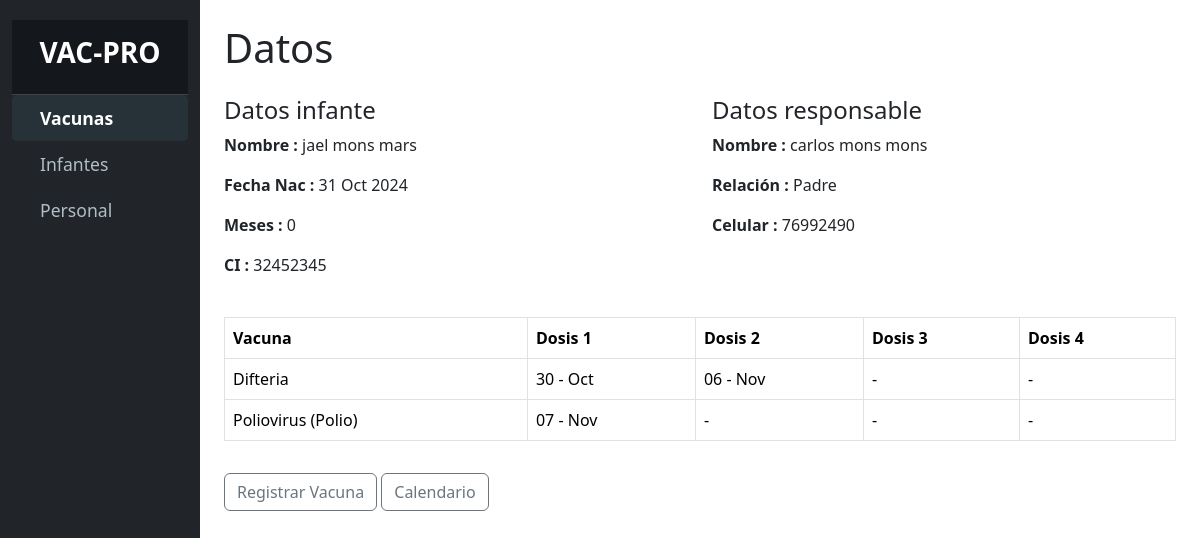
The page /informacion_infante.php?id=1 on the database its author committed.
### informacion_infante.php (the view, shortened to what this page needs)
<?php
include_once 'conexion.php';
$id_infante = $_GET['id'] ?? null;
$query = "SELECT id, nombre, apellido_paterno, apellido_materno, fecha_nacimiento, numero_cedula_identidad,
                 nombre_responsable, apellido_paterno_tutor, apellido_materno_tutor, numero_cedula_tutor, telefono_tutor, relacion
          FROM niños WHERE id = ?";
$stmt = $conn->prepare($query);
$stmt->bind_param("i", $id_infante);
$stmt->execute();
$result = $stmt->get_result();
$infante = $result->fetch_assoc();
function calcularEdadEnMeses($fechaNacimiento)
{
    $fechaActual = new DateTime();
    $fechaNac = new DateTime($fechaNacimiento);
    $diferencia = $fechaActual->diff($fechaNac);
    return ($diferencia->y * 12) + $diferencia->m;
}
$edad_meses = calcularEdadEnMeses($infante['fecha_nacimiento']);
$query_vacunas = "SELECT vacuna_tipo.tipo AS vacuna, vacunaciones.fecha_administracion, vacunaciones.numero_dosis
                  FROM vacunaciones
                  JOIN vacuna_tipo ON vacunaciones.tipo_id = vacuna_tipo.id
                  WHERE vacunaciones.id_nino = ?";
$stmt_vacunas = $conn->prepare($query_vacunas);
$stmt_vacunas->bind_param("i", $id_infante);
$stmt_vacunas->execute();
$result_vacunas = $stmt_vacunas->get_result();
?>
<!DOCTYPE html>
<html lang="es">
<head>
    <link rel="stylesheet" href="css/bootstrap.min.css">
    <link rel="stylesheet" href="css/styles.css">
</head>
<body>
    <div class="container-fluid">
        <div class="row">
            <nav id="sidebar" class="col-md-3 col-lg-2 d-md-block sidebar bg-dark">
                <div class="position-sticky">
                    <div class="sidebar-header p-3 text-center">
                        <h3 class="text-white"><strong>VAC-PRO</strong></h3>
                    </div>
                    <ul class="nav flex-column">
                        <li class="nav-item">
                            <a class="nav-link active" href="index.php">
                                <i class="bi bi-arrow-right-circle me-2"></i> Vacunas
                            </a>
                        </li>
                        <li class="nav-item">
                            <a class="nav-link" href="infantes.php">
                                <i class="bi bi-people me-2"></i> Infantes
                            </a>
                        </li>
                        <li class="nav-item">
                            <a class="nav-link" href="personal.php">
                                <i class="bi bi-person-badge me-2"></i> Personal
                            </a>
                        </li>
                    </ul>
                </div>
            </nav>
            <main class="col-md-9 ms-sm-auto col-lg-10 px-md-4">
                <h1 class="mt-4 mb-4">Datos</h1>
                <div class="row">
                    <div class="col-md-6">
                        <h4>Datos infante</h4>
                        <p><strong>Nombre :</strong> <?php echo htmlspecialchars($infante['nombre'] . ' ' . $infante['apellido_paterno'] . ' ' . $infante['apellido_materno']); ?></p>
                        <p><strong>Fecha Nac :</strong> <?php echo date("d M Y", strtotime($infante['fecha_nacimiento'])); ?></p>
                        <p><strong>Meses :</strong> <?php echo $edad_meses; ?></p>
                        <p><strong>CI :</strong> <?php echo htmlspecialchars($infante['numero_cedula_identidad']); ?></p>
                    </div>
                    <div class="col-md-6">
                        <h4>Datos responsable</h4>
                        <p><strong>Nombre :</strong> <?php echo htmlspecialchars($infante['nombre_responsable'] . ' ' . $infante['apellido_paterno_tutor'] . ' ' . $infante['apellido_materno_tutor']); ?></p>
                        <p><strong>Relación :</strong> <?php echo htmlspecialchars($infante['relacion']); ?></p>
                        <p><strong>Celular :</strong> <?php echo htmlspecialchars($infante['telefono_tutor']); ?></p>
                    </div>
                </div>
                <div class="table-responsive mt-4">
                    <table class="table table-bordered">
                        <thead>
                            <tr>
                                <th>Vacuna</th>
                                <th>Dosis 1</th>
                                <th>Dosis 2</th>
                                <th>Dosis 3</th>
                                <th>Dosis 4</th>
                            </tr>
                        </thead>
                        <tbody>
                            <?php
                            $vacunas = [];
                            while ($row_vacuna = $result_vacunas->fetch_assoc()) {
                                $vacuna = $row_vacuna['vacuna'];
                                $dosis = $row_vacuna['numero_dosis'];
                                $fecha = $row_vacuna['fecha_administracion'];
                                $vacunas[$vacuna][$dosis] = $fecha;
                            }
                            foreach ($vacunas as $vacuna => $dosis) {
                                echo "<tr>";
                                echo "<td>" . htmlspecialchars($vacuna) . "</td>";
                                for ($i = 1; $i <= 4; $i++) {
                                    echo "<td>" . (isset($dosis[$i]) ? date("d - M", strtotime($dosis[$i])) : '-') . "</td>";
                                }
                                echo "</tr>";
                            }
                            ?>
                        </tbody>
                    </table>
                </div>
                <div class="mt-3">
                    <button type="button" class="btn btn-outline-secondary" data-bs-toggle="modal" data-bs-target="#modalRegistrarVacuna">Registrar Vacuna</button>
                    <a href="calendario_infante.php?id=<?php echo $id_infante; ?>" class="btn btn-outline-secondary">Calendario</a>
                </div>
            </main>
        </div>
    </div>
</body>
</html>

### css/styles.css (style rules this page uses)
#sidebar { background-color: #1c1f26; color: #ffffff; min-height: 100vh; padding-top: 20px; }
#sidebar .sidebar-header { font-size: 1.5rem; font-weight: bold; background-color: #14171c; padding: 20px; border-bottom: 1px solid #444; }
#sidebar .nav-link { color: #b0bec5; font-size: 1.1rem; padding: 10px 20px; display: flex; align-items: center; transition: all 0.3s ease; }
#sidebar .nav-link.active { background-color: #263238; color: #ffffff; font-weight: bold; border-radius: 5px; }

### rows shown on the page
niños: nombre+apellido_paterno+apellido_materno "jael mons mars", fecha_nacimiento "31 Oct 2024", fecha_nacimiento "0", numero_cedula_identidad "32452345", nombre_responsable+apellido_paterno_tutor+apellido_materno_tutor "carlos mons mons", relacion "Padre", telefono_tutor "76992490"

### other values the page prints
$vacuna "Difteria"
date("d - M", strtotime($dosis[$i])) "30 - Oct"
date("d - M", strtotime($dosis[$i])) "06 - Nov"
$vacuna "Poliovirus (Polio)"
date("d - M", strtotime($dosis[$i])) "07 - Nov"
